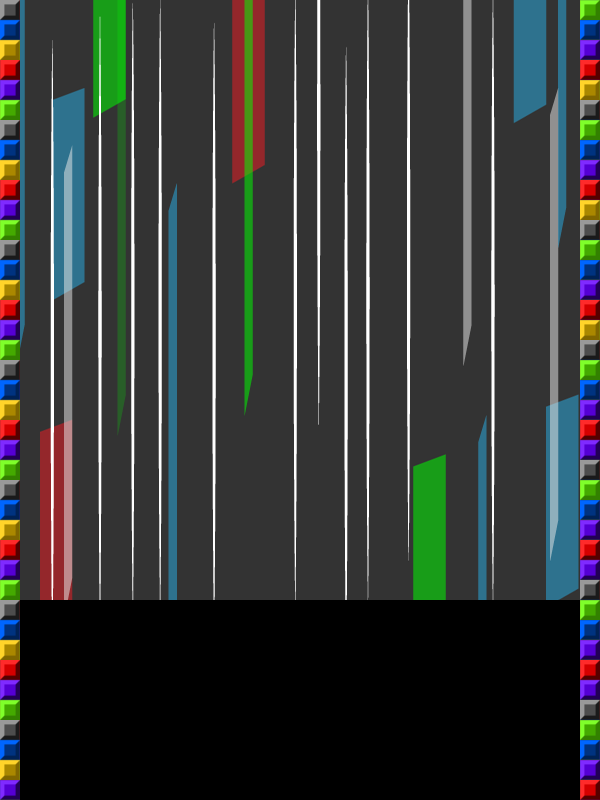

This is a level from a 2D game, rendered from its Tiled map with the project's own tilesets. A one-line summary and the map file follow, with tile-layer data summarised:
An orthogonal 30x40 tile map with 20x20 px tiles, 1 tile layer (Capa de Patrones 1), 2 tilesets, 1 image layer.

<map version="1.0" orientation="orthogonal" width="30" height="40" tilewidth="20" tileheight="20">
 <tileset firstgid="1" name="Tiles" tilewidth="20" tileheight="20">
  <image source="Tiles - Min.png" width="40" height="60" />
 </tileset>
 <tileset firstgid="7" name="background" tilewidth="20" tileheight="20">
  <image source="FONDO.png" width="600" height="600" />
 </tileset>
 <imagelayer name="Fondo" width="30" height="40">
  <image source="FONDO.png" />
 </imagelayer>
 <layer name="Capa de Patrones 1" width="30" height="40">
  <data>[1200 cells, 80 non-empty, 6 distinct tile ids]</data>
 </layer>
</map>